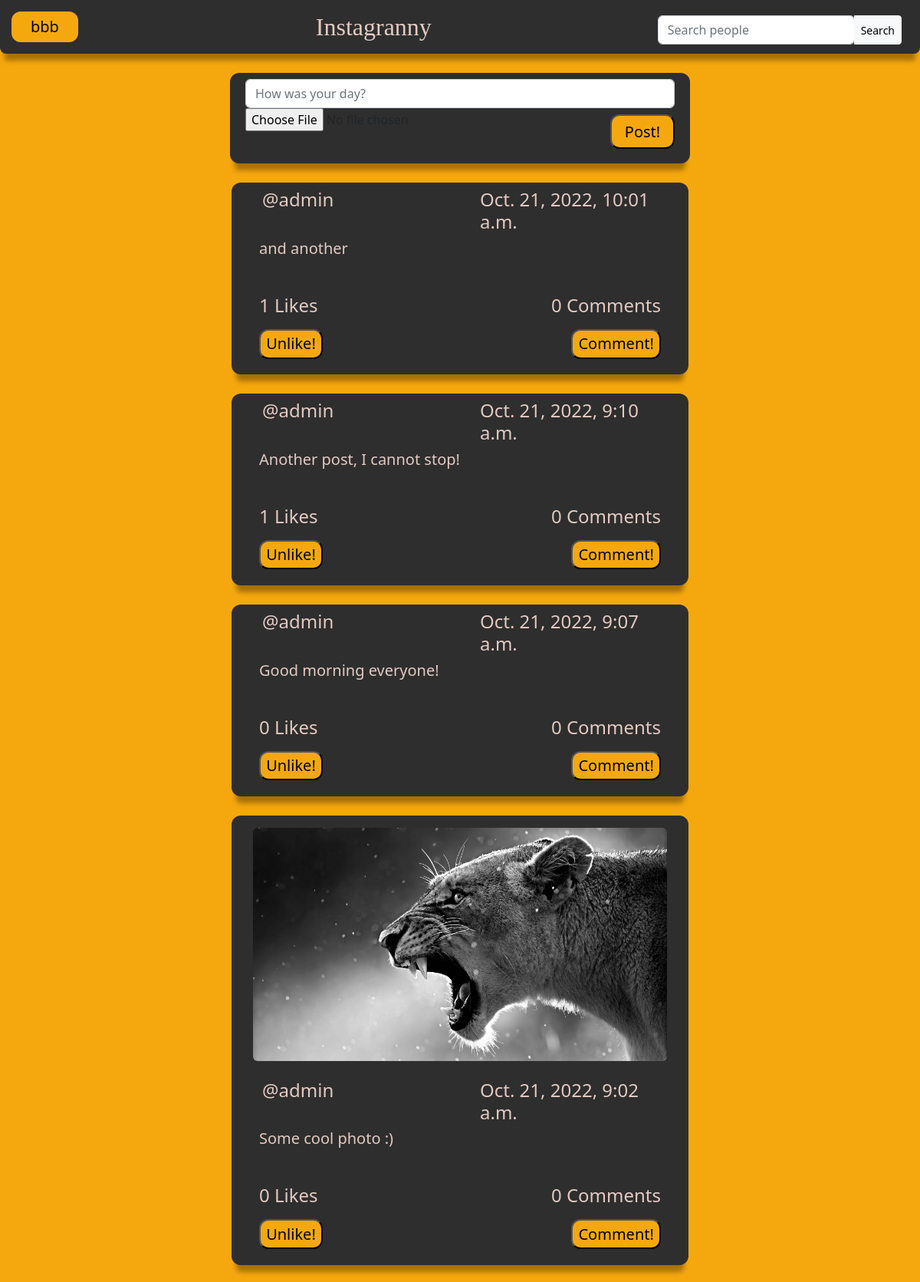
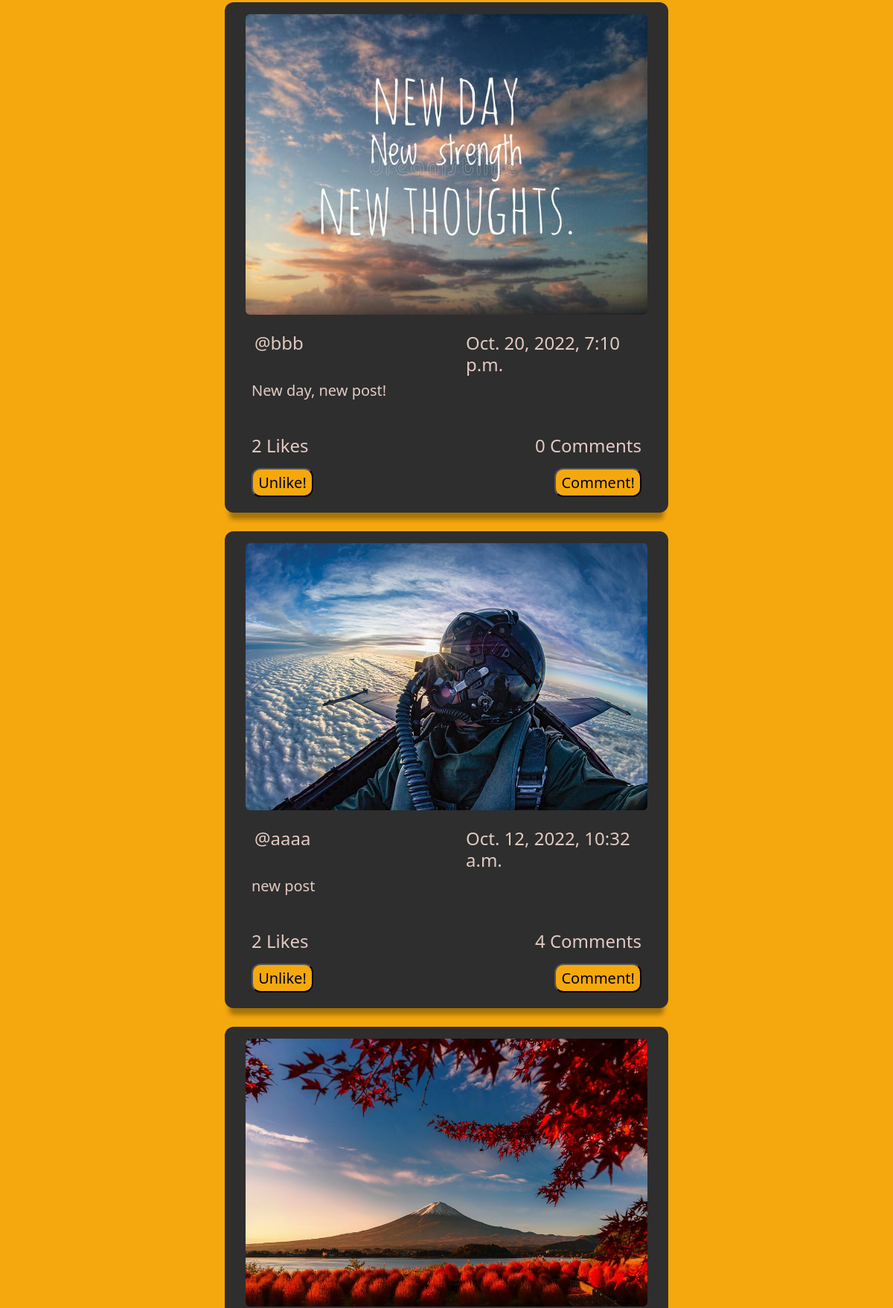
Screenshot of /feed/ (signed in, upper part) with the database file from the repository (2 pictures, top to bottom).
### core/models.py (models this page shows, shortened)
class Post(models.Model):
    creator = models.ForeignKey(User, on_delete=models.CASCADE, related_name = "creator")
    photo = models.ImageField(blank = True, null=True, upload_to="post_photos")
    description = models.TextField()
    created_at = models.DateTimeField(default=timezone.now)
    likes = models.ManyToManyField(User, related_name = "posts")

### core/views.py (the view, shortened to what this page needs)
# urls.py: path("feed/", News_feed_list.as_view(), name="feed"),
class News_feed_list(LoginRequiredMixin, View):
    def get(self, request, *args, **kwargs):
        feed = Post.objects.all().order_by("-created_at")
        form = PostForm
        for post in feed:
            liked = False
            num_like = post.likes.all()
            for like in num_like:
                if like == request.user:
                    liked = True
                else:
                    liked = False
        context = {
            "feed_list": feed,
            "form": form,
            "liked": liked
        }
        return render(request, "feed.html", context)

### templates/feed.html (shortened to what this page needs)
{%load static %}
<!DOCTYPE html>
<html style="font-size: 16px;" lang="en"><head>
    <link rel="stylesheet" href= "{% static "css/feed.css" %}" media="screen">
    <link href="https://cdn.jsdelivr.net/npm/bootstrap@5.2.2/dist/css/bootstrap.min.css" rel="stylesheet">
    <body class="page">
        <nav class="sticky-top">
            <a href="{% url "profile" user.profile.pk %}"  class="nav_profile" style="color: black; text-decoration:none">{{request.user}} </a>
            <div class="nav_title" style="font-family:Lobster Two; color:rgb(227, 202, 195);">Instagranny</div>
            <form method="GET" action="{%url "people_search" %}">
                <div class="input-group mt-2 me-4">
                    <div class="form-outline">
                        <input type="search" id="form1" class="form-control" placeholder="Search people" name="query" value="{{request.GET.query}}" />
                    </div>
                    <button type="submit" class="btn btn-light btn-sm">Search</button>
                </div>
            </form>
        </nav>
        <div class="container col-lg-6 col-md-10 col-sm-11 col-xs-1">
            <div class="post_form m-2">
                <form action="" method="POST" enctype="multipart/form-data">
                {{form}}
                <button type="submit" class="comm_button mt-2">Post!</button>
                </form>
            </div>
        </div>
        <div class="col ms-1 me-1">
            {%for post in feed_list%}
            <div class="container col-lg-6 col-md-10 col-sm-11 col-xs-12">
                {%if post.photo%}
                <img class="m-3 rounded-2" src="{{post.photo.url}}"/>
                {%endif%}
                <div class="row ms-3 mt-2">
                    <div class="col">
                        <h4><a href="{% url "profile" post.creator.profile.id %}" style="color:rgb(227, 202, 195); text-decoration:none">@{{post.creator}}</a></h4>
                    </div>
                    <div class="col">
                        <h4 class = "float-end me-2" style="color:rgb(227, 202, 195)">{{post.created_at}}</h4>
                    </div>
                </div>
                <p class="h5 ms-4 me-4 mb-5" style="color:rgb(227, 202, 195)">{{post.description}}</p>
                <div class="row">
                        <div class="col">
                            <h4 class="ms-4" style="color:rgb(227, 202, 195)">{{post.likes.all.count}} Likes</h4>
                        </div>
                        <div class="col">
                            <h4 class="float-end me-4" style="color:rgb(227, 202, 195)">{{post.comments.all.count}} Comments</h4>
                        </div>
                </div>
                <div class="row mb-3">
                    <div class="col ms-4">
                        <form action= "{% url "like_post" post.pk %}" method="POST" >
                        {%if liked == False %}
                        <button type="submit" name="post_id" value="{{post.id}}" class=" comm_button mt-2 float-start">Like!</button>
                        {%else%}
                        <button type="submit" name="post_id" value="{{post.id}}" class=" comm_button mt-2 float-start">Unlike!</button>
                        {%endif%}
                        </form>
                    </div>
                    <div class="col ms-5">
                        <button  class="comm_button mt-2 me-4" ><a href="{% url "post_detail" post.pk %}" style="color: black; text-decoration:none">Comment!</a> </button>
                    </div>
                </div>
            </div>
            {% endfor %}
        </div>
    </body>
</html>

### static/css/feed.css (style rules this page uses)
body.page { background-color: rgb(245, 168, 14); }
nav { display: flex; justify-content: space-between; align-items: center; position:sticky; background-color: rgb(46, 46, 46); border-bottom-left-radius: 8px; border-bottom-right-radius: 8px; box-shadow: 0 15px 6px -6px rgb(166, 113, 8); }
.nav_profile { font-size: 20px; padding: 5px 25px; background-color:rgb(245, 168, 14); border-radius:12px; margin: 15px; }
.nav_title { font-size:xx-large; color: rgb(38, 38, 38); }
.comm_button { font-size: 20px; padding: 1% 3%; background-color:rgb(245, 168, 14); border-radius:12px; float:right; margin-bottom: 2%; }
.container { display: flex; flex-direction: column; height:fit-content; background-color: rgb(46, 46, 46); margin:25px; border-radius: 12px; width: 30%; justify-content:center; box-shadow: 0 15px 6px -6px rgb(166, 113, 8); }

### rows the page displays
Post: creator "admin", created_at "Oct. 21, 2022, 10:01 a.m.", description "and another", likes.all.count "1", comments.all.count "0"
Post: creator "admin", created_at "Oct. 21, 2022, 9:10 a.m.", description "Another post, I cannot stop!", likes.all.count "1", comments.all.count "0"
Post: creator "admin", created_at "Oct. 21, 2022, 9:07 a.m.", description "Good morning everyone!", likes.all.count "0", comments.all.count "0"
Post: photo (picture), creator "admin", created_at "Oct. 21, 2022, 9:02 a.m.", description "Some cool photo :)", likes.all.count "0", comments.all.count "0"
Post: photo (picture), creator "bbb", created_at "Oct. 20, 2022, 7:10 p.m.", description "New day, new post!", likes.all.count "2", comments.all.count "0"
Post: photo (picture), creator "aaaa", created_at "Oct. 12, 2022, 10:32 a.m.", description "new post", likes.all.count "2", comments.all.count "4"
Post: photo (picture)

### other values shown
{{ request.user }} "bbb"
